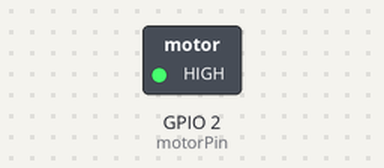
This sketch was run on a simulated ESP32. On the bench: switched loads named in the sketch (green lamp = pin HIGH).

Above: at 1.0 s.
At 5.5 s:
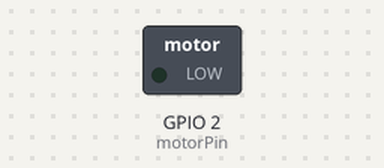
Timing chart, 0 to 6.9 s (numbered marks = the images above):
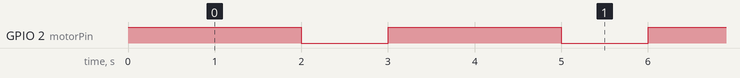

Measured:
- by itself, GPIO 2 (motorPin): alternates HIGH for 2.0 s and LOW for 1.0 s

The sketch:

ESP32_led_test.ino
```cpp
int motorPin = 2;

void setup() {

  pinMode(motorPin, OUTPUT);

}

void loop() {

  digitalWrite(motorPin, 100);
  delay(1000);
  digitalWrite(motorPin, 200);
  delay(1000);
  digitalWrite(motorPin, LOW);
  delay(1000);

}
```
